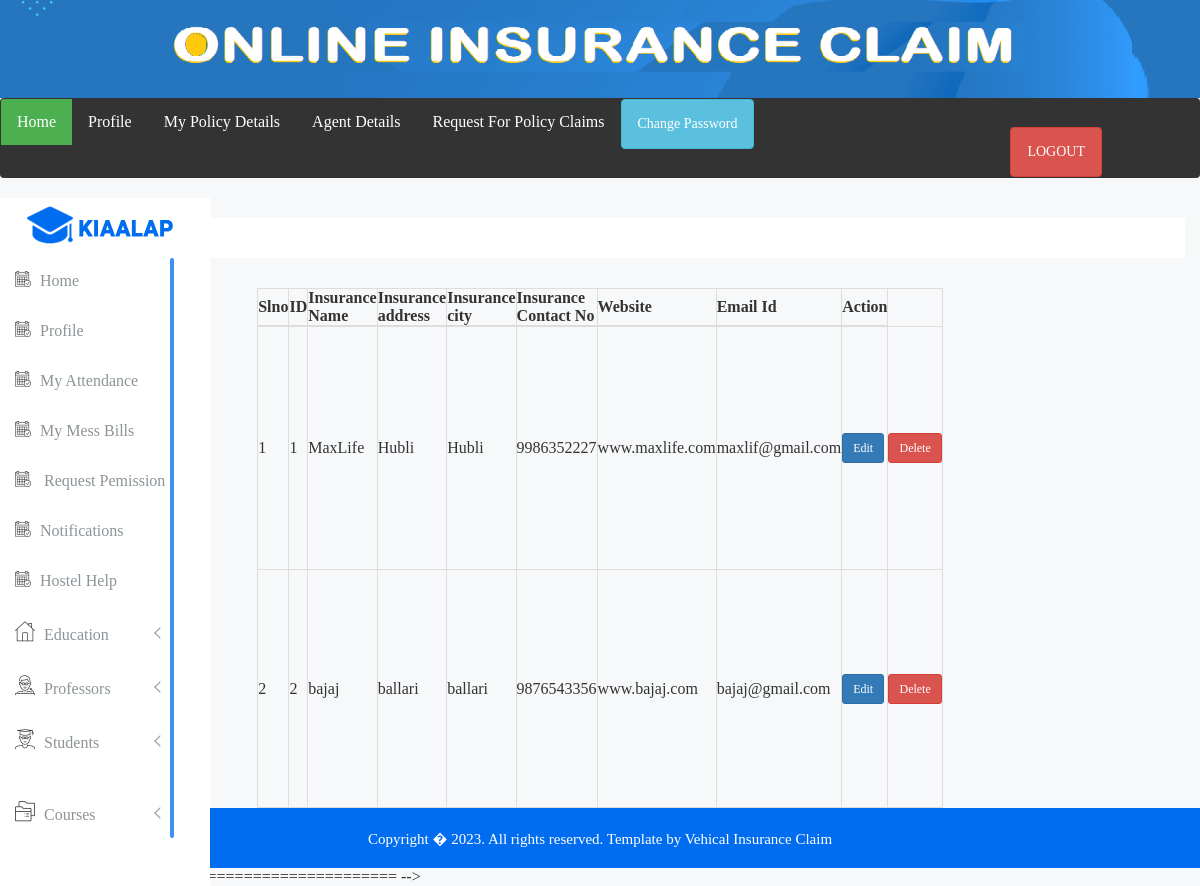
Screenshot of /insuranceclaim/insurancecompanyview/ with the database file from the repository.
### insuranceclaim/models.py (models this page shows, shortened)
class insurance_company_details(models.Model):
    insurance_name=models.CharField(max_length=100)
    insurance_address=models.CharField(max_length=100)
    insurance_city=models.CharField(max_length=100)
    insurance_contact_no=models.CharField(max_length=100)
    website=models.CharField(max_length=100)
    email_id=models.CharField(max_length=100)

### insuranceclaim/views.py (the view)
# urls.py: path("insurancecompanyview/",insurancecompanyview),
def insurancecompanyview(request):
    insu=insurance_company_details.objects.all()
    return render(request,'adminhome/insurancecompanyview.html',{'insu':insu})

### templates/adminhome/insurancecompanyview.html (shortened to what this page needs)
<!doctype html>
<html class="no-js" lang="">
{%include "adminhome/metatag.html"%}
<body>
    {%include "adminhome/header.html"%}
    {%include "adminhome/sidebar.html"%}
    {%include "adminhome/mobile_menu.html"%}
                            <div class="sparkline12-graph">
                                <div class="container:fixed;">
                                    <div class="row">
                                        <div class="col-md-16">
                                            <div class="card-body-14">
                                                <div style="overflow-x: auto; max-width:100%;">
  <table class="table-bordered table-hovr-4" width="494" height="520" border="0" align="center">
  <thead>
    <tr>
        <th>Slno</th>
        <th>ID </th>
        <th>Insurance Name  </th>
        <th>Insurance address</th>
        <th>Insurance city</th>
        <th>Insurance Contact No</th>
        <th>Website</th>
        <th>Email Id</th>
        <th>Action</th>
    </tr>
  </thead>
  <tbody>
    {% for a in insu%}
    <tr>
        <td>{{forloop.counter}}</td>
        <td>{{a.id}}</td>
        <td>{{a.insurance_name}}</td>
        <td>{{a.insurance_address}}</td>
        <td>{{a.insurance_city}}</td>
        <td>{{a.insurance_contact_no}}</td>
        <td>{{a.website}}</td>
        <td>{{a.email_id}}</td>
        <td><a href="/insuranceclaim/insurancecompanyedit/{{a.id}}" class="btn btn-primary btn-sm">Edit</a></td>
        <td><a href="/insuranceclaim/insurancecompanydelete/{{a.id}}" class="btn btn-danger btn-sm">Delete</a></td>
    </tr>
    {%endfor%}
  </tbody>
  </table>
</div>
 </div>
                                        </div>
                                    </div>
                                </div>
                            </div>
        {%include "adminhome/footer.html"%}
</body>
</html>

### static/adminhome/css/main.css (style rules this page uses)
html { color: #222; font-size: 1em; line-height: 1.4; }

### static/adminhome/css/form/themesaller-forms.css (style rules this page uses)
html, body { border: 0; margin: 0; padding: 0; font-size: 100%; vertical-align: baseline; font: inherit; }
body { margin: 0; padding: 0; }

### rows the page displays
insurance_company_details: id "1", insurance_name "MaxLife", insurance_address "Hubli", insurance_city "Hubli", insurance_contact_no "9986352227", website "www.maxlife.com", email_id "maxlif@gmail.com"
insurance_company_details: id "2", insurance_name "bajaj", insurance_address "ballari", insurance_city "ballari", insurance_contact_no "9876543356", website "www.bajaj.com", email_id "bajaj@gmail.com"
